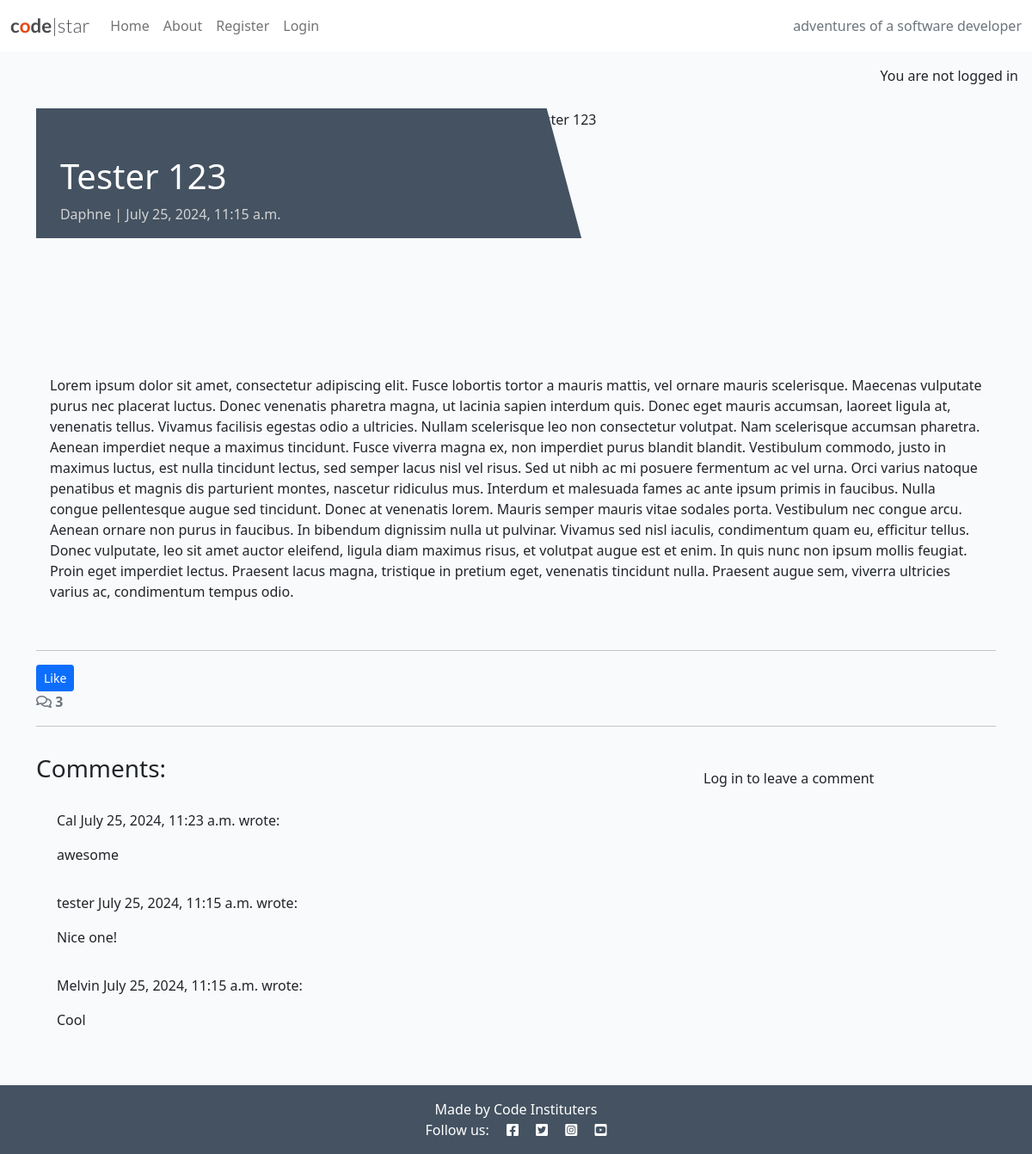
Page /tester-1-2-3/ on the committed database.
### blog/models.py (models this page shows, shortened)
class Post(models.Model):
    title = models.CharField(max_length=200, unique=True)
    slug = models.SlugField(max_length=200, unique=True)
    author = models.ForeignKey(
        User, on_delete=models.CASCADE, related_name="blog_posts"
    )
    featured_image = CloudinaryField('image', default='placeholder')
    content = models.TextField()
    created_on = models.DateTimeField(auto_now_add=True)
    status = models.IntegerField(choices=STATUS, default=0)
    excerpt = models.TextField(blank=True)
    updated_on = models.DateTimeField(auto_now=True)
    likes = models.ManyToManyField(User, related_name='news_post')
    class Meta:
        ordering = ["-created_on"]

class Comment(models.Model):
    post = models.ForeignKey(
        Post, on_delete=models.CASCADE, related_name="comments"
    )
    author = models.ForeignKey(
        User, on_delete=models.CASCADE, related_name="commenter"
    )
    body = models.TextField()
    approved = models.BooleanField(default=False)
    created_on = models.DateTimeField(auto_now_add=True)
    class Meta:
        ordering = ["created_on"]

### blog/views.py (the view, shortened to what this page needs)
# urls.py: path('<slug:slug>/', views.post_detail, name='post_detail'),
def post_detail(request, slug):
    queryset = Post.objects.filter(status=1)
    post = get_object_or_404(queryset, slug=slug)
    comments = post.comments.all().order_by("-created_on")
    comment_count = post.comments.filter(approved=True).count()
    comment_form = CommentForm()
    return render(
        request,
        "blog/post_detail.html",
        {
        "post": post,
        "comments": comments,
        "comment_count": comment_count,
        "comment_form": comment_form,
        },
    )

### blog/templates/blog/post_detail.html (shortened to what this page needs)
{% extends 'base.html' %} {% block content %}
{% load static %}
{% load crispy_forms_tags %}
<div class="masthead">
  <div class="container">
    <div class="row g-0">
      <div class="col-md-6 masthead-text">
        <h1 class="post-title">{{ post.title }}</h1>
        <p class="post-subtitle">{{ post.author }} | {{ post.created_on }}</p>
      </div>
      <div class="d-none d-md-block col-md-6 masthead-image">
        {% if "placeholder" in post.featured_image.url %}
        <img src="{% static 'images/default.jpg' %}" class="scale" alt="placeholder image">
        {% else %}
        <img src="{{ post.featured_image.url }}" class="scale" alt="{{ post.title }}">
        {% endif %}
      </div>
    </div>
  </div>
</div>
<div class="container">
  <div class="row">
    <div class="col card mb-4  mt-3 left  top">
      <div class="card-body">
        <article class="card-text">
          {{ post.content | safe }}
        </article>
      </div>
    </div>
  </div>
  <hr>
  <br?>
  <form action="{% url 'like_post' post.pk %}" method="POST">
    <button type="submit", name="post_id", value="{{ post.id }}", class="btn btn-primary btn-sm">Like</button>
  </form>
  <div class="row">
    <div class="col-12">
      <strong class="text-secondary">
        <i class="far fa-comments"></i> {{ comment_count }}
      </strong>
    </div>
    <div class="col-12">
      <hr>
    </div>
  </div>
  <div class="row">
    <div class="col-md-8 card mb-4  mt-3 ">
      <h3>Comments:</h3>
      <div class="card-body">
        {% for comment in comments %}
        <div class="p-2 comments
          ">
          <p class="font-weight-bold">
            {{ comment.author }}
            <span class="font-weight-normal">
              {{ comment.created_on }}
            </span> wrote:
          </p>
          <div id="comment{{ comment.id }}">
            {{ comment.body | linebreaks }}
          </div>
        </div>
        {% endfor %}
      </div>
    </div>
    <div class="col-md-4 card mb-4 mt-3">
      <div class="card-body">
        {% if user.is_authenticated %}
        <h3>Leave a comment:</h3>
        <p>Posting as: {{ user.username }}</p>
        <form id="commentForm" method="post" style="margin-top: 1.3em;">
          {{ comment_form | crispy }}
          {% csrf_token %}
          <button id="submitButton" type="submit" class="btn btn-signup btn-lg">Submit</button>
        </form>
        {% else %}
        <p>Log in to leave a comment</p>
        {% endif %}
      </div>
    </div>
  </div>
</div>
{% endblock content %}

### static/css/style.css (style rules this page uses)
body { background-color: #F9FAFC; }
.main-bg { background-color: #F9FAFC; }
.card { border: none; background-color: transparent; }
.scale { width: 100%; height: auto; }
.masthead { margin-top: 10px; overflow: hidden; position: relative; display: inline-block; height: 33vh; width: 100%; }
.masthead-text { background-color: #445261; color: white; position: relative; }
.masthead-image { position: relative; overflow: hidden; }
.masthead-image:after { content: ""; position: absolute; top: 0; right: 90%; height: 100%; width: 150%; background: #445261; -webkit-transform: skew(15deg); -moz-transform: skew(15deg); transform: skew(15deg); z-index: 100; }
.post-title { margin-top: 10%; margin-left: 5%; }
.post-subtitle { margin-left: 5%; color: lightgray; }

### rows in the picture
Post: title "Tester 123", author "Daphne", created_on "July 25, 2024, 11:15 a.m.", content "Lorem ipsum dolor sit amet, consectetur adipiscing elit. Fusce lobortis tortor a mauris mattis, vel ornare mauris scelerisque. Maecenas vulputate purus nec placerat luctus. Donec venenatis pharetra magna, ut lacinia sapien interdum quis. Donec eget mauris accumsan, laoreet ligula at, venenatis tellus. Vivamus facilisis egestas odio a ultricies. Nullam scelerisque leo non consectetur volutpat. Nam scelerisque accumsan pharetra. Aenean imperdiet neque a maximus tincidunt. Fusce viverra magna ex, non imperdiet purus blandit blandit. Vestibulum commodo, justo in maximus luctus, est nulla tincidunt lectus, sed semper lacus nisl vel risus. Sed ut nibh ac mi posuere fermentum ac vel urna. Orci…"
Comment: author "Cal", created_on "July 25, 2024, 11:23 a.m.", body "awesome"
Comment: author "tester", created_on "July 25, 2024, 11:15 a.m.", body "Nice one!"
Comment: author "Melvin", created_on "July 25, 2024, 11:15 a.m.", body "Cool"

### other values in the picture
{{ comment_count }} "3"
